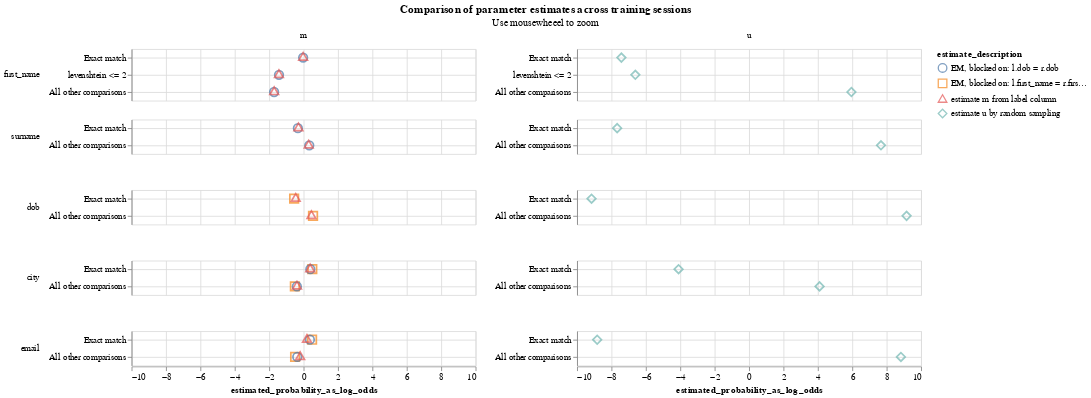

Notebook cell for this chart:
### Code cell
linker.parameter_estimate_comparisons_chart()

### Figure 1 — Vega-Lite specification as saved in the notebook (floating-point values rounded to 4 significant figures)
{"$schema": "https://vega.github.io/schema/vega-lite/v5.2.0.json", "config": {"title": {"anchor": "middle"}, "view": {"continuousHeight": 300, "continuousWidth": 400}}, "data": {"values": [{"comparison_level_label": "Exact match", "comparison_name": "first_name", "comparison_sort_order": 0, "comparison_vector_value": 2, "estimate_description": "estimate u by random sampling", "estimated_probability": 0.005794, "estimated_probability_as_log_odds": -7.423, "m_or_u": "u", "sql_condition": "first_name_l = first_name_r"}, {"comparison_level_label": "Exact match", "comparison_name": "first_name", "comparison_sort_order": 0, "comparison_vector_value": 2, "estimate_description": "EM, blocked on: l.dob = r.dob", "estimated_probability": 0.4956, "estimated_probability_as_log_odds": -0.02544, "m_or_u": "m", "sql_condition": "first_name_l = first_name_r"}, {"comparison_level_label": "Exact match", "comparison_name": "first_name", "comparison_sort_order": 0, "comparison_vector_value": 2, "estimate_description": "estimate m from label column", "estimated_probability": 0.4954, "estimated_probability_as_log_odds": -0.02655, "m_or_u": "m", "sql_condition": "first_name_l = first_name_r"}, {"comparison_level_label": "levenshtein <= 2", "comparison_name": "first_name", "comparison_sort_order": 0, "comparison_vector_value": 1, "estimate_description": "estimate u by random sampling", "estimated_probability": 0.01012, "estimated_probability_as_log_odds": -6.612, "m_or_u": "u", "sql_condition": "levenshtein(first_name_l, first_name_r) <= 2"}, {"comparison_level_label": "levenshtein <= 2", "comparison_name": "first_name", "comparison_sort_order": 0, "comparison_vector_value": 1, "estimate_description": "EM, blocked on: l.dob = r.dob", "estimated_probability": 0.2708, "estimated_probability_as_log_odds": -1.429, "m_or_u": "m", "sql_condition": "levenshtein(first_name_l, first_name_r) <= 2"}, {"comparison_level_label": "levenshtein <= 2", "comparison_name": "first_name", "comparison_sort_order": 0, "comparison_vector_value": 1, "estimate_description": "estimate m from label column", "estimated_probability": 0.2703, "estimated_probability_as_log_odds": -1.432, "m_or_u": "m", "sql_condition": "levenshtein(first_name_l, first_name_r) <= 2"}, {"comparison_level_label": "All other comparisons", "comparison_name": "first_name", "comparison_sort_order": 0, "comparison_vector_value": 0, "estimate_description": "estimate u by random sampling", "estimated_probability": 0.9841, "estimated_probability_as_log_odds": 5.95, "m_or_u": "u", "sql_condition": "ELSE"}, {"comparison_level_label": "All other comparisons", "comparison_name": "first_name", "comparison_sort_order": 0, "comparison_vector_value": 0, "estimate_description": "EM, blocked on: l.dob = r.dob", "estimated_probability": 0.2336, "estimated_probability_as_log_odds": -1.714, "m_or_u": "m", "sql_condition": "ELSE"}, {"comparison_level_label": "All other comparisons", "comparison_name": "first_name", "comparison_sort_order": 0, "comparison_vector_value": 0, "estimate_description": "estimate m from label column", "estimated_probability": 0.2343, "estimated_probability_as_log_odds": -1.709, "m_or_u": "m", "sql_condition": "ELSE"}, {"comparison_level_label": "Exact match", "comparison_name": "surname", "comparison_sort_order": 1, "comparison_vector_value": 1, "estimate_description": "estimate u by random sampling", "estimated_probability": 0.00489, "estimated_probability_as_log_odds": -7.669, "m_or_u": "u", "sql_condition": "surname_l = surname_r"}, {"comparison_level_label": "Exact match", "comparison_name": "surname", "comparison_sort_order": 1, "comparison_vector_value": 1, "estimate_description": "EM, blocked on: l.dob = r.dob", "estimated_probability": 0.443, "estimated_probability_as_log_odds": -0.3304, "m_or_u": "m", "sql_condition": "surname_l = surname_r"}, {"comparison_level_label": "Exact match", "comparison_name": "surname", "comparison_sort_order": 1, "comparison_vector_value": 1, "estimate_description": "estimate m from label column", "estimated_probability": 0.4485, "estimated_probability_as_log_odds": -0.2981, "m_or_u": "m", "sql_condition": "surname_l = surname_r"}, {"comparison_level_label": "All other comparisons", "comparison_name": "surname", "comparison_sort_order": 1, "comparison_vector_value": 0, "estimate_description": "estimate u by random sampling", "estimated_probability": 0.9951, "estimated_probability_as_log_odds": 7.669, "m_or_u": "u", "sql_condition": "ELSE"}, {"comparison_level_label": "All other comparisons", "comparison_name": "surname", "comparison_sort_order": 1, "comparison_vector_value": 0, "estimate_description": "EM, blocked on: l.dob = r.dob", "estimated_probability": 0.557, "estimated_probability_as_log_odds": 0.3304, "m_or_u": "m", "sql_condition": "ELSE"}, {"comparison_level_label": "All other comparisons", "comparison_name": "surname", "comparison_sort_order": 1, "comparison_vector_value": 0, "estimate_description": "estimate m from label column", "estimated_probability": 0.5515, "estimated_probability_as_log_odds": 0.2981, "m_or_u": "m", "sql_condition": "ELSE"}, {"comparison_level_label": "Exact match", "comparison_name": "dob", "comparison_sort_order": 2, "comparison_vector_value": 1, "estimate_description": "estimate u by random sampling", "estimated_probability": 0.001748, "estimated_probability_as_log_odds": -9.158, "m_or_u": "u", "sql_condition": "dob_l = dob_r"}, {"comparison_level_label": "Exact match", "comparison_name": "dob", "comparison_sort_order": 2, "comparison_vector_value": 1, "estimate_description": "EM, blocked on: l.first_name = r.first_name and l.surname = r.surname", "estimated_probability": 0.4059, "estimated_probability_as_log_odds": -0.5494, "m_or_u": "m", "sql_condition": "dob_l = dob_r"}, {"comparison_level_label": "Exact match", "comparison_name": "dob", "comparison_sort_order": 2, "comparison_vector_value": 1, "estimate_description": "estimate m from label column", "estimated_probability": 0.4215, "estimated_probability_as_log_odds": -0.457, "m_or_u": "m", "sql_condition": "dob_l = dob_r"}, {"comparison_level_label": "All other comparisons", "comparison_name": "dob", "comparison_sort_order": 2, "comparison_vector_value": 0, "estimate_description": "estimate u by random sampling", "estimated_probability": 0.9983, "estimated_probability_as_log_odds": 9.158, "m_or_u": "u", "sql_condition": "ELSE"}, {"comparison_level_label": "All other comparisons", "comparison_name": "dob", "comparison_sort_order": 2, "comparison_vector_value": 0, "estimate_description": "EM, blocked on: l.first_name = r.first_name and l.surname = r.surname", "estimated_probability": 0.5941, "estimated_probability_as_log_odds": 0.5494, "m_or_u": "m", "sql_condition": "ELSE"}, {"comparison_level_label": "All other comparisons", "comparison_name": "dob", "comparison_sort_order": 2, "comparison_vector_value": 0, "estimate_description": "estimate m from label column", "estimated_probability": 0.5785, "estimated_probability_as_log_odds": 0.457, "m_or_u": "m", "sql_condition": "ELSE"}, {"comparison_level_label": "Exact match", "comparison_name": "city", "comparison_sort_order": 3, "comparison_vector_value": 1, "estimate_description": "estimate u by random sampling", "estimated_probability": 0.05515, "estimated_probability_as_log_odds": -4.099, "m_or_u": "u", "sql_condition": "city_l = city_r"}, {"comparison_level_label": "Exact match", "comparison_name": "city", "comparison_sort_order": 3, "comparison_vector_value": 1, "estimate_description": "EM, blocked on: l.first_name = r.first_name and l.surname = r.surname", "estimated_probability": 0.5867, "estimated_probability_as_log_odds": 0.5054, "m_or_u": "m", "sql_condition": "city_l = city_r"}, {"comparison_level_label": "Exact match", "comparison_name": "city", "comparison_sort_order": 3, "comparison_vector_value": 1, "estimate_description": "EM, blocked on: l.dob = r.dob", "estimated_probability": 0.5673, "estimated_probability_as_log_odds": 0.3907, "m_or_u": "m", "sql_condition": "city_l = city_r"}, {"comparison_level_label": "Exact match", "comparison_name": "city", "comparison_sort_order": 3, "comparison_vector_value": 1, "estimate_description": "estimate m from label column", "estimated_probability": 0.5661, "estimated_probability_as_log_odds": 0.384, "m_or_u": "m", "sql_condition": "city_l = city_r"}, {"comparison_level_label": "All other comparisons", "comparison_name": "city", "comparison_sort_order": 3, "comparison_vector_value": 0, "estimate_description": "estimate u by random sampling", "estimated_probability": 0.9449, "estimated_probability_as_log_odds": 4.099, "m_or_u": "u", "sql_condition": "ELSE"}, {"comparison_level_label": "All other comparisons", "comparison_name": "city", "comparison_sort_order": 3, "comparison_vector_value": 0, "estimate_description": "EM, blocked on: l.first_name = r.first_name and l.surname = r.surname", "estimated_probability": 0.4133, "estimated_probability_as_log_odds": -0.5054, "m_or_u": "m", "sql_condition": "ELSE"}, {"comparison_level_label": "All other comparisons", "comparison_name": "city", "comparison_sort_order": 3, "comparison_vector_value": 0, "estimate_description": "EM, blocked on: l.dob = r.dob", "estimated_probability": 0.4327, "estimated_probability_as_log_odds": -0.3907, "m_or_u": "m", "sql_condition": "ELSE"}, {"comparison_level_label": "All other comparisons", "comparison_name": "city", "comparison_sort_order": 3, "comparison_vector_value": 0, "estimate_description": "estimate m from label column", "estimated_probability": 0.4339, "estimated_probability_as_log_odds": -0.384, "m_or_u": "m", "sql_condition": "ELSE"}, {"comparison_level_label": "Exact match", "comparison_name": "email", "comparison_sort_order": 4, "comparison_vector_value": 1, "estimate_description": "estimate u by random sampling", "estimated_probability": 0.002194, "estimated_probability_as_log_odds": -8.829, "m_or_u": "u", "sql_condition": "email_l = email_r"}, {"comparison_level_label": "Exact match", "comparison_name": "email", "comparison_sort_order": 4, "comparison_vector_value": 1, "estimate_description": "EM, blocked on: l.first_name = r.first_name and l.surname = r.surname", "estimated_probability": 0.5843, "estimated_probability_as_log_odds": 0.4914, "m_or_u": "m", "sql_condition": "email_l = email_r"}, {"comparison_level_label": "Exact match", "comparison_name": "email", "comparison_sort_order": 4, "comparison_vector_value": 1, "estimate_description": "EM, blocked on: l.dob = r.dob", "estimated_probability": 0.5635, "estimated_probability_as_log_odds": 0.3683, "m_or_u": "m", "sql_condition": "email_l = email_r"}, {"comparison_level_label": "Exact match", "comparison_name": "email", "comparison_sort_order": 4, "comparison_vector_value": 1, "estimate_description": "estimate m from label column", "estimated_probability": 0.5341, "estimated_probability_as_log_odds": 0.1969, "m_or_u": "m", "sql_condition": "email_l = email_r"}, {"comparison_level_label": "All other comparisons", "comparison_name": "email", "comparison_sort_order": 4, "comparison_vector_value": 0, "estimate_description": "estimate u by random sampling", "estimated_probability": 0.9978, "estimated_probability_as_log_odds": 8.829, "m_or_u": "u", "sql_condition": "ELSE"}, {"comparison_level_label": "All other comparisons", "comparison_name": "email", "comparison_sort_order": 4, "comparison_vector_value": 0, "estimate_description": "EM, blocked on: l.first_name = r.first_name and l.surname = r.surname", "estimated_probability": 0.4157, "estimated_probability_as_log_odds": -0.4914, "m_or_u": "m", "sql_condition": "ELSE"}, {"comparison_level_label": "All other comparisons", "comparison_name": "email", "comparison_sort_order": 4, "comparison_vector_value": 0, "estimate_description": "EM, blocked on: l.dob = r.dob", "estimated_probability": 0.4365, "estimated_probability_as_log_odds": -0.3683, "m_or_u": "m", "sql_condition": "ELSE"}, {"comparison_level_label": "All other comparisons", "comparison_name": "email", "comparison_sort_order": 4, "comparison_vector_value": 0, "estimate_description": "estimate m from label column", "estimated_probability": 0.4659, "estimated_probability_as_log_odds": -0.1969, "m_or_u": "m", "sql_condition": "ELSE"}]}, "encoding": {"color": {"field": "estimate_description", "type": "nominal"}, "column": {"field": "m_or_u", "title": null, "type": "nominal"}, "row": {"field": "comparison_name", "header": {"labelAlign": "left", "labelAnchor": "middle", "labelAngle": 0}, "sort": {"field": "comparison_sort_order"}, "title": null, "type": "nominal"}, "shape": {"field": "estimate_description", "scale": {"range": ["circle", "square", "triangle", "diamond"]}, "type": "nominal"}, "tooltip": [{"field": "comparison_name", "type": "nominal"}, {"field": "estimate_description", "type": "nominal"}, {"field": "estimated_probability", "type": "quantitative"}], "x": {"field": "estimated_probability_as_log_odds", "type": "quantitative"}, "y": {"axis": {"grid": true, "title": null}, "field": "comparison_level_label", "sort": {"field": "comparison_vector_value", "order": "descending"}, "type": "nominal"}}, "mark": {"filled": false, "opacity": 0.7, "size": 100, "type": "point"}, "resolve": {"scale": {"y": "independent"}}, "selection": {"selection_zoom": {"bind": "scales", "encodings": ["x"], "type": "interval"}}, "title": {"subtitle": "Use mousewheeel to zoom", "text": "Comparison of parameter estimates across training sessions"}}
